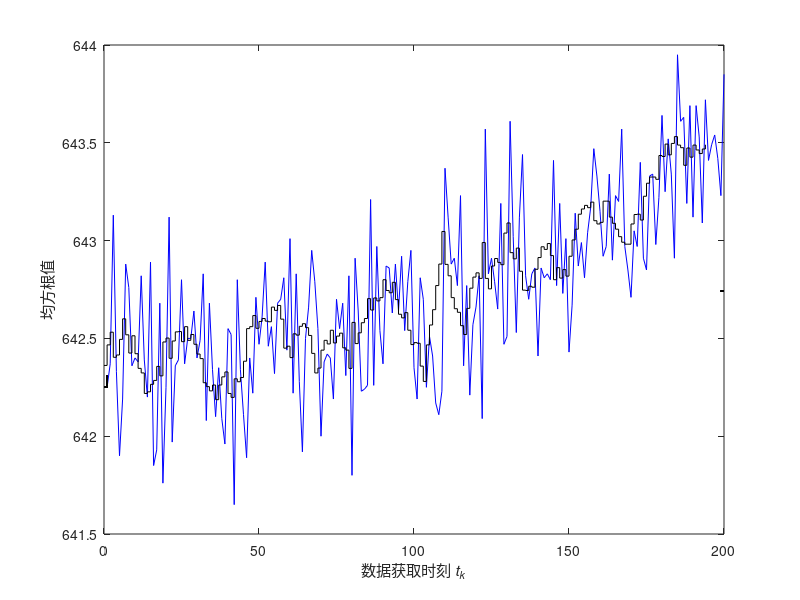

Here is the MATLAB script that generated this plot:
load('cmapss.mat')
d=c{1,1,100}(:,:);%engine-100
Data=d(:,7);%T24sensor
ND=[];
Max=length(Data);
for j=6:1:Max
    x=Data(j-5:j,1);
    a=rms(x);
    ND=[ND a];
end

x=1:1:Max;
plot(x,Data,'b-') 
hold on  

GD0=ND;
max=length(GD0);
x=0:1:max;
figure(1)
for i=1:1:194
    xy=line([x(i),x(i+1)],[GD0(1,i),GD0(1,i)],'color','k');
    line([x(i+1),x(i+1)],[GD0(1,i),GD0(1,i+1)],'color','k'); 
    hold on 
     line([0,1],[642.25,642.25],'color','k');
    line([1,1],[642.25,642.31],'color','k');
     line([199,200],[642.7414,642.7414],'color','k');
end 
xlabel('数据获取时刻 \itt_k')
ylabel('均方根值')
% 
% GD1=downsample(ND,5);
% x1=0:5:max;
% for j=2:1:40
%     x1y=line([x1(j),x1(j+1)],[GD1(1,j),GD1(1,j)],'color','r');
%     line([x1(j),x1(j)],[GD1(1,j-1),GD1(1,j)],'color','r'); 
%     hold on 
%      line([0,5],[642.25,642.25],'color','r');
%     line([5,5],[642.25,642.3618],'color','r');
%     line([200,200],[642.7257,642.7414],'color','r');
% end 
% legend([xy,x1y],'RMS data extraction','RMS data combination','Location','northwest')
% xlabel('Data-acquire epoch \itt_k')
% ylabel('RMS')